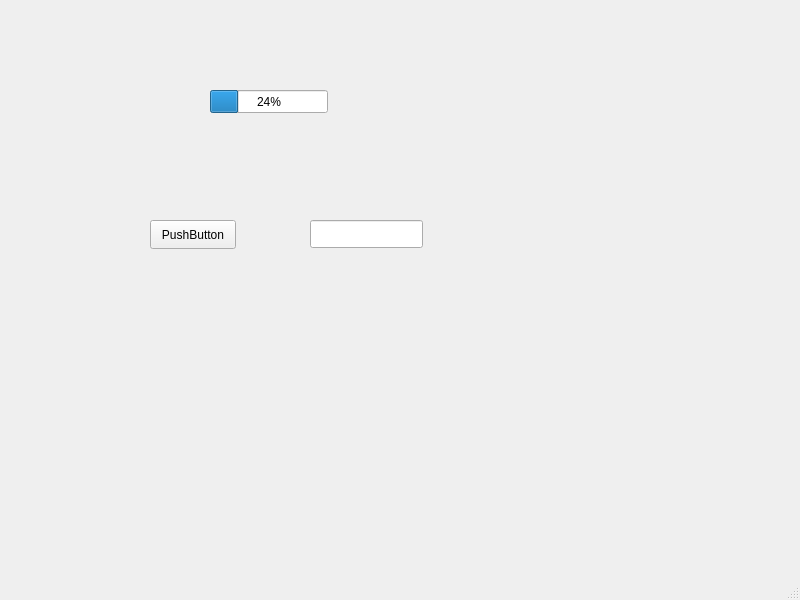
<?xml version="1.0" encoding="UTF-8"?>
<ui version="4.0">
 <class>MainWindow</class>
 <widget class="QMainWindow" name="MainWindow">
  <property name="geometry">
   <rect>
    <x>0</x>
    <y>0</y>
    <width>800</width>
    <height>600</height>
   </rect>
  </property>
  <property name="windowTitle">
   <string>MainWindow</string>
  </property>
  <widget class="QWidget" name="centralwidget">
   <widget class="QPushButton" name="pushButton">
    <property name="geometry">
     <rect>
      <x>150</x>
      <y>220</y>
      <width>86</width>
      <height>29</height>
     </rect>
    </property>
    <property name="text">
     <string>PushButton</string>
    </property>
   </widget>
   <widget class="QLineEdit" name="lineEdit">
    <property name="geometry">
     <rect>
      <x>310</x>
      <y>220</y>
      <width>113</width>
      <height>28</height>
     </rect>
    </property>
   </widget>
   <widget class="QProgressBar" name="progressBar">
    <property name="geometry">
     <rect>
      <x>210</x>
      <y>90</y>
      <width>118</width>
      <height>23</height>
     </rect>
    </property>
    <property name="value">
     <number>24</number>
    </property>
   </widget>
  </widget>
  <widget class="QMenuBar" name="menubar">
   <property name="geometry">
    <rect>
     <x>0</x>
     <y>0</y>
     <width>800</width>
     <height>17</height>
    </rect>
   </property>
  </widget>
  <widget class="QStatusBar" name="statusbar"/>
 </widget>
 <resources/>
 <connections/>
</ui>
